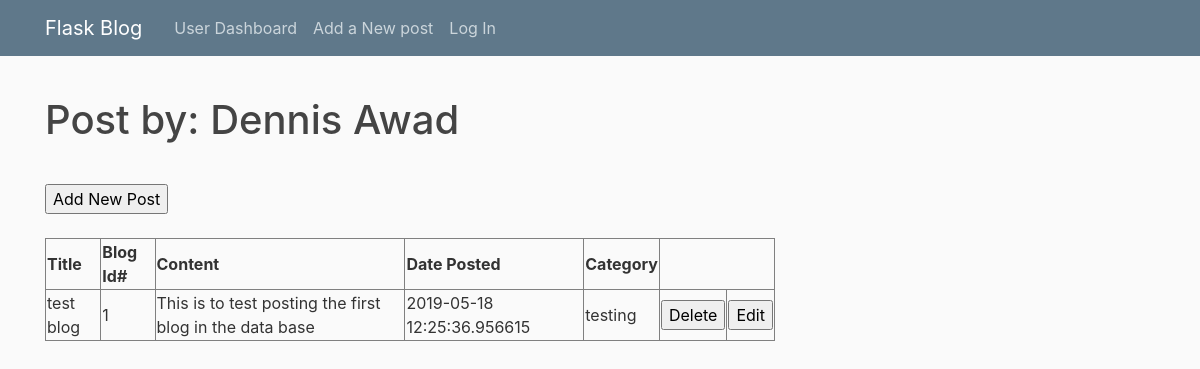
Page /dashboard (signed in) on the earlier database version.
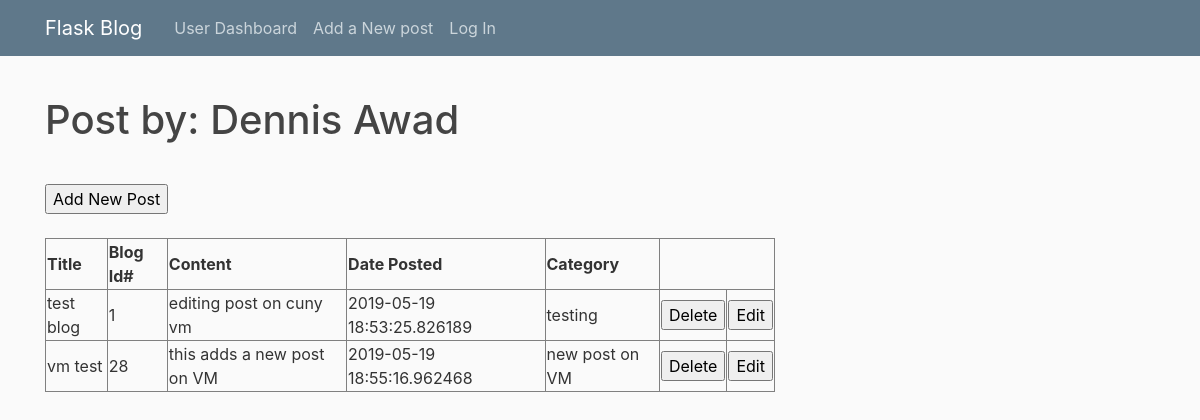
Same page on the later database version.
### tables this page shows
CREATE TABLE blogpost (blog_id INTEGER PRIMARY KEY ASC, title TEXT, content INTEGER, date TEXT, category TEXT);

### flaskblog.py (the view)
@app.route('/dashboard', methods=['GET'])
def dashboard():
    if session['logged_in'] == False:
        flash("You are not logged in! Please login to access the site.",
              'error')
        return redirect(url_for('login'))
    else:
        if request.method == 'GET':
            author_info = g.db.execute('SELECT * FROM authors WHERE '
                                       'username = ?', (session['username'],))
            author = [dict(user_id=row[0], first_name=row[1],
                           last_name=row[2], username=row[3],
                           password=row[4]) for row in author_info.fetchall()]
            author_name = author[0]['first_name'] + ' ' + author[0]['last_name']
            user_id_num = author[0]['user_id']
            published_info = g.db.execute('SELECT * FROM published WHERE '
                                          'user_id = ?', (user_id_num,))
            published = [i for i in published_info.fetchall()]
            published_list = [i[1] for i in published]
            posts = []
            for item in published_list:
                blogpost_info = g.db.execute('SELECT * FROM blogpost WHERE '
                                             'blog_id = ?', (item,))
                for row in blogpost_info:
                    posts.append(
                        {'blog_id': row[0], 'title': row[1], 'content': row[2],
                         'date': row[3], 'category': row[4]})
            return render_template('dashboard.html', posts=posts,
                                   author_name=author_name, title='Dashboard')

### flaskblog.py (called while the page is built)
@app.before_request
def before_request():
    g.db = get_db()

def get_db():
    db = getattr(g, '_database', None)
    if db is None:
        db = g._database = sqlite3.connect(DATABASE)
    return db

@app.teardown_appcontext
def close_connection(exception):
    db = getattr(g, '_database', None)
    if db is not None:
        db.close()

### templates/dashboard.html (shortened to what this page needs)
{% extends "layout.html" %}
{% block content %}
<p>
    {% if author_name %}
        <h1>Post by: {{ author_name }}</h1>
    {% endif %}
</p>
<br>
<form action="/addpost" method="post">
    <input type="submit" value="Add New Post">
</form>
<br>
<table class="centered thick-border" border="1" >
    <tr>
        <th>Title</th>
        <th>Blog Id#</th>
        <th>Content</th>
        <th>Date Posted</th>
        <th>Category</th>
    </tr>
    {% for post in posts %}
        <tr>
            <td>{{post.title}}</td>
            <td>{{post.blog_id}}</td>
            <td>{{post.content}}</td>
            <td>{{post.date}}</td>
            <td>{{post.category}}</td>
            <td>
                <form action="/delete" method="post">
                    <input type="submit" value="Delete">
                </form>
            </td>
            <td>
                <form action="/edit" method="post">
                    <input type="submit" value="Edit">
                </form>
            </td>
        </tr>
    {% endfor %}
</table>
{% endblock content %}

Differences in the rows shown:
changed blogpost "test blog": content "This is to test posting the first blog in the data base" → "editing post on cuny vm"; date "2019-05-18 12:25:36.956615" → "2019-05-19 18:53:25.826189"
added blogpost: title "vm test", blog_id "28", content "this adds a new post on VM", date "2019-05-19 18:55:16.962468", category "new post on VM"
